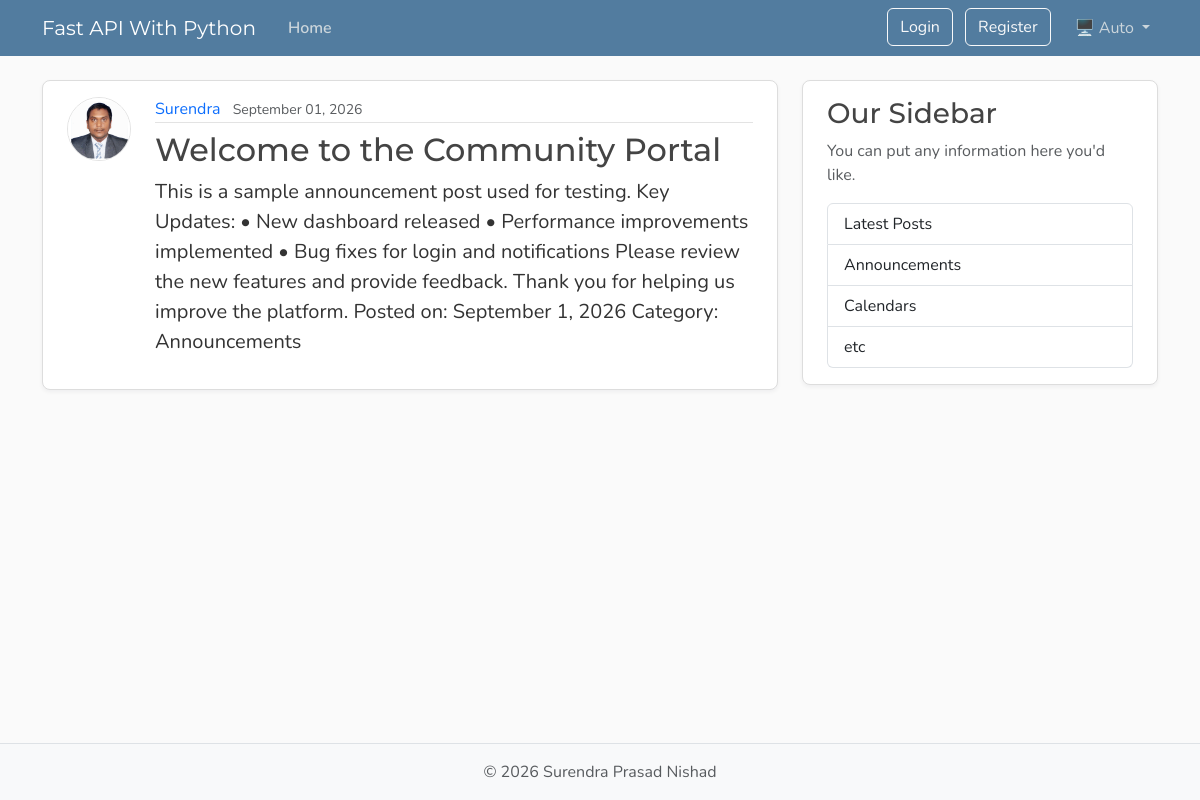
/posts/1, run on the app's committed database.
### app/models/model.py (models this page shows, shortened)
class User(Base):
    __tablename__ = "users"
    id: Mapped[int] = mapped_column(Integer, primary_key=True, index=True)
    username: Mapped[str] = mapped_column(String(50), unique=True, nullable=False)
    email: Mapped[str] = mapped_column(String(120), unique=True, nullable=False)
    password_hash: Mapped[str] = mapped_column(String(250), nullable=False)
    image_file: Mapped[str | None] = mapped_column(
        String(200),
        nullable=True,
        default=None,
    )
    posts: Mapped[list[Post]] = relationship(back_populates="author", cascade="all, delete-orphan")

class Post(Base):
    __tablename__ = "posts"
    id: Mapped[int] = mapped_column(Integer, primary_key=True, index=True)
    title: Mapped[str] = mapped_column(
        String(100),
        nullable=False,
    )
    content: Mapped[str] = mapped_column(
        Text,
        nullable=False,
    )
    user_id: Mapped[int] = mapped_column(
        ForeignKey("users.id"),
        nullable=False,
        index=True,
    )
    date_posted: Mapped[datetime] = mapped_column(
        DateTime(timezone=True),
        default=lambda: datetime.now(UTC),
    )
    author: Mapped[User] = relationship(
        back_populates="posts"
    )

### app/main.py (the view)
@app.get("/posts/{post_id}", include_in_schema=False ,name="post_page")
async def post_page( request: Request,post_id: int,db: Annotated[AsyncSession, Depends(get_db)],):
    result = await db.execute(select(models.Post).options(selectinload(models.Post.author)).where(models.Post.id == post_id))
    post = result.scalars().first()
    if post:
        title = post.title[:50]
        return templates.TemplateResponse(
    request=request,
    name="post.html",
    context={
        "post": post,
        "title": title,
    },
)
    raise HTTPException(status_code=status.HTTP_404_NOT_FOUND,detail="Post not found",)

### templates/post.html (shortened to what this page needs)
{% extends "layout.html" %}
{% block content %}
    <article class="content-section py-3 px-4 mb-4">
        <div class="d-flex align-items-start gap-4">
            <img class="rounded-circle article-img flex-shrink-0"
                 src="{{ post.author.image_path }}"
                 alt="{{ post.author.username }}'s profile picture"
                 width="64"
                 height="64"
                 loading="lazy">
            <div class="flex-grow-1">
                <div class="article-metadata mb-2">
                    <a class="me-2"
                       href="{{ url_for('user_posts', user_id=post.author.id) }}">{{ post.author.username }}</a>
                    <small class="text-body-secondary">{{ post.date_posted.strftime("%B %d, %Y") }}</small>
                </div>
                <h2 class="article-title">{{ post.title }}</h2>
                <p class="article-content">{{ post.content }}</p>
            </div>
        </div>
    </article>
{% endblock content %}

### static/css/main.css (style rules this page uses)
:root { --font-heading: "Montserrat", system-ui, -apple-system, BlinkMacSystemFont, sans-serif; --font-body: "Nunito", system-ui, -apple-system, BlinkMacSystemFont, sans-serif; --color-bg-body: #fafafa; --color-bg-content: #ffffff; --color-text-primary: #333333; --color-text-heading: #444444; --color-steel: #527c9f; --color-nav-link: #cbd5db; --color-nav-link-hover: #ffffff; --color-link-hover: #428bca; --color-border: #dddddd; --color-border-light: #e3e3e3; --spacing-xl: 5rem; --article-img-size: 4rem; --account-img-size: 7.813rem; }
body { font-family: var(--font-body); background: var(--color-bg-body); color: var(--color-text-primary); }
h1, h2, h3, h4, h5, h6 { font-family: var(--font-heading); color: var(--color-text-heading); }
a { text-decoration: none; }
.content-section { background: var(--color-bg-content); border: 1px solid var(--color-border); border-radius: 0.5rem; box-shadow: 0 2px 4px rgba(15, 23, 42, 0.05); transition: box-shadow 0.15s ease, transform 0.15s ease, border-color 0.15s ease; }
.article-title { color: var(--color-text-heading); transition: color 0.2s ease-in-out; }
.article-content { white-space: pre-line; font-size: 1.25rem; }
.article-img { height: var(--article-img-size); width: var(--article-img-size); flex-shrink: 0; object-fit: cover; border: 1px solid var(--color-border-light); box-shadow: 0 0 0 2px var(--color-bg-content); }
.article-metadata { padding-bottom: 0.063rem; border-bottom: 1px solid var(--color-border-light); }
.article-metadata a { transition: color 0.2s ease-in-out; }

### data on the page
User: author.username "Surendra"
Post: date_posted "September 01, 2026", title "Welcome to the Community Portal", content "This is a sample announcement post used for testing. Key Updates: • New dashboard released • Performance improvements implemented • Bug fixes for login and notifications Please review the new features and provide feedback. Thank you for helping us improve the platform. Posted on: September 1, 2026 Category: Announcements"
